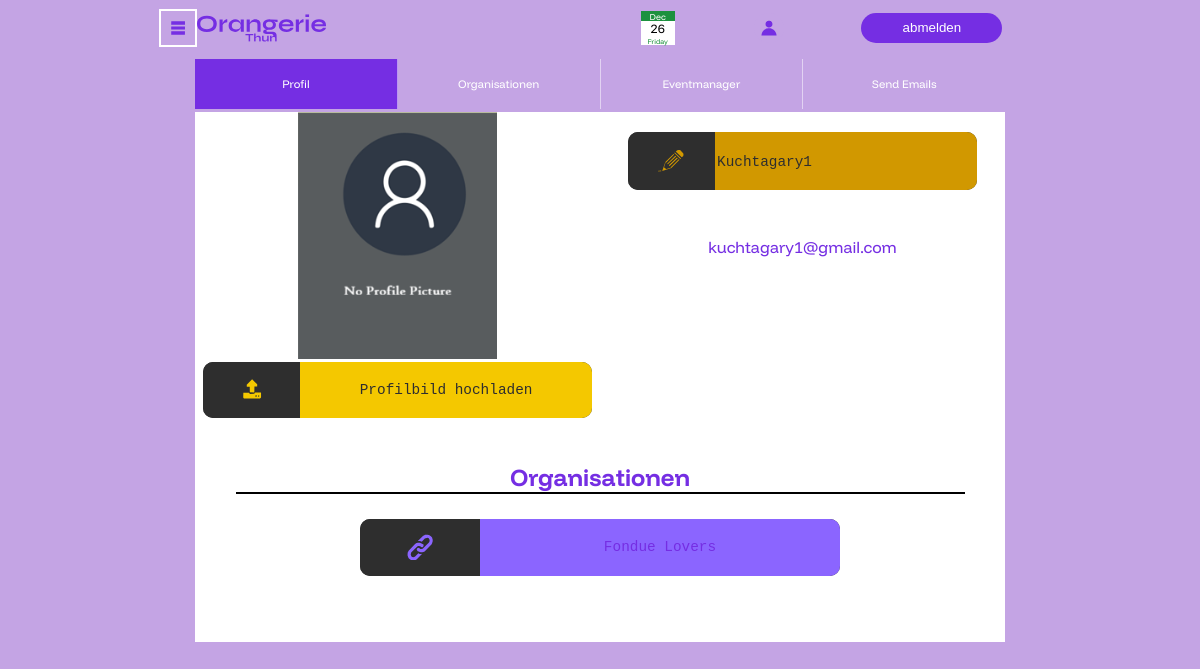
The page /profile (signed in) on the database its author committed.
### accounts/models.py (models this page shows, shortened)
class Account(AbstractBaseUser):
    email = models.EmailField(verbose_name='email',max_length=60,unique=True)
    username = models.CharField(max_length=30,unique=False)
    date_joined = models.DateTimeField(verbose_name='date joined', auto_now_add=True)
    last_login = models.DateTimeField(verbose_name='last login', auto_now=True)
    is_admin = models.BooleanField(default=False)
    is_active = models.BooleanField(default=True)
    is_staff = models.BooleanField(default=False)
    is_superuser = models.BooleanField(default=False)
    display_pic=models.ImageField(upload_to="orange/userpics",height_field=None,width_field=None,blank=True,null=True)
    USERNAME_FIELD = 'email'
    objects = MyAccountManager()
    notifications= models.IntegerField(default=0)
    shippinginfo = models.TextField(default="None")

### orange/models.py (models this page shows, shortened)
class Organization(models.Model):
    members = models.ManyToManyField(User,blank=True,related_name="org_member")
    admins = models.ManyToManyField(User,blank=True,related_name="org_admin")
    member_requests = models.ManyToManyField(User,blank=True,related_name="org_request")
    president = models.ForeignKey(User,null=True,blank=True, on_delete=models.CASCADE,related_name="org_president")
    name = models.CharField(max_length=255,unique=True)
    slug = models.SlugField(allow_unicode=True,unique=True,blank=True)
    created_at= models.DateTimeField(auto_now=True)
    description = models.TextField(blank=True,default='')
    mainpic = models.ImageField(upload_to="orange/css/clubpics",height_field=None,width_field=None,max_length=1000,blank=True,null=True)
    link_to_external_site=models.TextField(blank=True,default='')
    link_button_text=models.TextField(blank=True,default='')

### orange/views.py (the view, shortened to what this page needs)
# urls.py: path('profile',views.Profile.as_view(),name='profile'),
class Profile(TemplateView):
    template_name = 'orange/profile.html'
    def get(self, request):
        eventdic={}
        orgdic={
            "orgs":[],
            "myorgs":[],
            "myadmins":[],
            "mypresidents":[]
        }
        emaillist=[]
        if request.user.is_authenticated:
            orglist= Organization.objects.all()
            for org in orglist:
                orgdic["orgs"].append({"name":org.name,"slug":org.slug})
                if request.user in org.members.all():
                    orgdic["myorgs"].append({"name":org.name,"slug":org.slug})
                if request.user in org.admins.all():
                    admindic={"name":org.name,"slug":org.slug,"requests":[]}
                    for guy in org.member_requests.all():
                        admindic["requests"].append(guy.email)
                    orgdic["myadmins"].append(admindic)
                    for event in org.event_set.all():
                        if event.user != request.user:
                            eventdic[event.slug]={
                                "name":event.name,
                                "slug":event.slug,
                                "description":event.description,
                                "description_short":event.description_short,
                                "additional_info":event.additional_info,
                                "price":event.price,
                                "link_to_external_site":event.link_to_external_site,
                                "link_button_text":event.link_button_text
                            }
            eventlist =request.user.eventowner.all()
            for event in eventlist:
                eventdic[event.slug]={
                    "name":event.name,
                    "slug":event.slug,
                    "description":event.description,
                    "description_short":event.description_short,
                    "additional_info":event.additional_info,
                    "price":event.price,
                    "link_to_external_site":event.link_to_external_site,
                    "link_button_text":event.link_button_text
                }
            if request.user.is_admin:
                for eve in Event.objects.all():
                    emaillist.append(eve.name)
        languagecookie="de"
        try:
            languagecookie=request.COOKIES["language"]
        except:
            pass
        else:
            pass
        finally:
            pass
        args = {"emaillist":emaillist,"orgdic":orgdic,"eventdic":eventdic,"from":"profile","language":languagedic[languagecookie]["profile"],"navlang":languagedic[languagecookie]["nav"],"eventform":languagedic[languagecookie]["event_form"]}
        return render(request,self.template_name,args)

### orange/templates/orange/profile.html (shortened to what this page needs)
{% extends 'orange/nav.html' %}
{% load static %}
{% block pregroup %}
{% get_static_prefix as STATIC_PREFIX %}
{% if user.is_authenticated %}
  <link rel="stylesheet" href="{% static 'orange/css/profile.css' %}">
<div class="mininav bodymargin">
  <div class="mininavitem mininavselected rightborder">
    <div class="center">
      {{language.pro}}
    </div>
  </div>
  <div class="mininavitem rightborder">
    <div class="center">
      {{language.org}}
    </div>
  </div>
  <div class="mininavitem rightborder">
    <div class="center">
      {{language.eve}}
    </div>
  </div>
  {% if user.is_admin %}
  <div class="mininavitem">
    <div class="center">
      {{language.email}}
    </div>
  </div>
  {% endif %}
</div>
<div class="page bodymargin selected">
  <form enctype="multipart/form-data" method="post" class="profile" action="{% url 'signin' %}">
    <div class="pichouse">
        <img id="picloader" class="picin"
        {% if user.display_pic %}
          src="{{ STATIC_PREFIX }}{{ user.display_pic }}"
        {% else %}
          src="{{ STATIC_PREFIX }}orange/css/propics/guest.png"
        {% endif %}
          alt="Users Chosen Display picture">
        <div class="loadhouse {% if not user.display_pic %}selected{% endif %}">
          <label for="loadpic" class="batterysize">
            <div class="batterybutton batterytopcolor">
              <div class="fullfill batterytopcolor">
                <div class="clipstyle uploadclip batterybodycolor"></div>
              </div>
              <div class="fullfill batterybodyclip batterybodycolor">
                <div id="batterytextoption" class="center batterytext batterytextcolor">
                  {{language.upload}}
                </div>
              </div>
            </div>
          </label>
        </div>
    </div>
    <div class="topinfohouse">
      <div class="contacthouse">
        <div class="editnamesize">
         <div class="batterybutton batterytopcolor">
           <div class="fullfill batterytopcolor">
             <div class="clipstyle pencilbox"></div>
           </div>
           <input id="username" type="text" name="name"  value="{{ user.username }}" placeholder="{{ user.username }}" class="fullfill batterybodyclip editnamebackcolor batterytext battextcolor">
         </div>
       </div>
      </div>
      <div class="contacthouse">
        <div class="center">
          {{ user.email }}
        </div>
      </div>
    </div>
    <div class="orghouse">
      <div class="orgintro">
        <div class="center">
          {{language.org}}
        </div>
      </div>
      {% for thing in orgdic.myorgs %}
        <a href="{% url 'orginfo' slug=thing.slug %}" class="orgitem">
          <div class="batterybutton batterytopcolor">
            <div class="fullfill batterytopcolor">
              <div class="clipstyle linkclip linkcolor"></div>
            </div>
            <div class="fullfill batterybodyclip linkcolor">
              <div id="batterytextoption" class="center batterytext batterytextolor">
                {{ thing.name }}
              </div>
            </div>
          </div>
        </a>
      {% empty %}
        <div class="orgitem">
          <div class="center">{{ user.username }} {{language.noorg}}</div>
        </div>
      {% endfor %}
    </div>
  </form>
</div>
{% include "orange/new_event.html" with orgs=user.org_admin.all redirect=from %}
{% else %}
  You have to be signed in to view this page
{% endif %}
{% endblock %}

### static/orange/css/nav.css (style rules this page uses)
:root { --bodycolor: #C4A4E4; --logocolor: #752EE3; --textcolormain:#FFFFFF; --blacktext:#000000; }
body { position: absolute; margin: 0%; box-sizing: border-box; padding:0px; left:0px; top:0px; font-size: 100%; height: 100%; width:100%; font-family: funnel; background-color: var(--bodycolor); color:var(--textcolormain); }
@media screen and (min-width: 900px) { body { --widtha:calc(100vw - 900px); margin-left: calc(var(--widtha) / 2); max-width: 900px; } }
a { color:inherit; text-decoration: none; }
.fullfill { display: flex; height:100%; width:100%; min-height: 0; }
.center { margin:auto; text-align: center; }
.batterybutton { box-sizing: border-box; margin:auto; height: 90%; width:96%; border-radius: 10px; display: grid; grid-template-columns: 25% 75%; overflow: hidden; }
.clipstyle { height:45%; margin:auto; aspect-ratio:1/1; }
.batterytext { font-size: .9em; font-family: 'Courier New', monospace; overflow: hidden; }
.batterytopcolor { background-color: #2E2E2E; }
.battextcolor { color:#2E2E2E; }

### static/orange/css/new_event.css (style rules this page uses)
.selected { display: block; }

### rows shown on the page
Account: name "Kuchtagary1", email "kuchtagary1@gmail.com"
Organization: name "Fondue Lovers"

### other values the page prints
{{ navlang.logout }} "abmelden"
{{ language.pro }} "Profil"
{{ language.org }} "Organisationen"
{{ language.eve }} "Eventmanager"
{{ language.email }} "Send Emails"
{{ language.upload }} "Profilbild hochladen"
